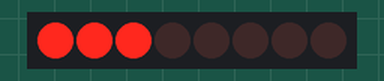
Recording of a sketch running on a simulated ATtiny85, built with avr-gcc and run on an emulated ATtiny85. Shown: 8 shift-register outputs drawn as a row of LEDs (first output left, lit = HIGH). Wiring (inferred from the names in the program): shift register (74HC595): data PB2; shift clock PB1; latch PB0. Wiring (inferred from the signals the program sends): row of LEDs: on Q0, Q1, Q2, Q3, Q4, Q5, Q6, Q7.

Above: at 0.51 s.
At 9.91 s:
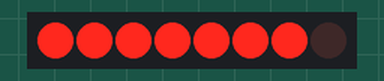
At 19.81 s:
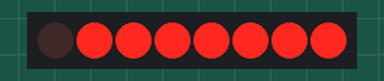
At 26.31 s:
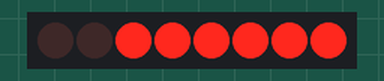
At 30.35 s:
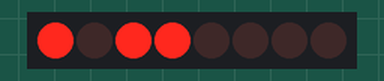
At 38.88 s:
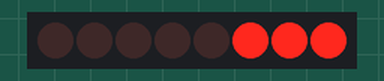
Timing chart, 0 to 40.0 s (numbered marks = the images above):
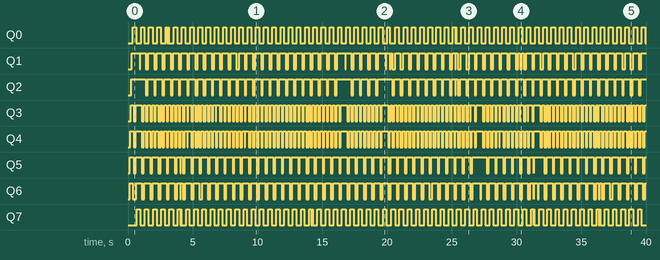

The sketch:

KnightRider.ino
```cpp
/**
 * Nostalgia-driven Knight Rider K.I.T.T. 8-LED scanner bar.
 * Original by Petr Stehlik (petr@pstehlik.cz) in December 2015.
 *
 * Cleaned up, simplified and commented by Thanassis Tsiodras in 2019.
 */

#include <TimerOne.h>

#define   PWM_PINS    8

#define   DATA_PIN    2
#define   CLOCK_PIN   1
#define   LATCH_PIN   0

// The 'inputs' of the SW PWM - i.e. what our logic (in moveKITT, below)
// sets our LEDs to.
bool leds[PWM_PINS];

// The intermediate outputs - what out logic (in fadeEffect, below)
// computes - from the requested 'input' LED values ('leds') - as the time
// goes on (fading them...)
//
// Eventually, the value for each LED gets to 0 - and the LED switches off.
byte pwm_regs[PWM_PINS];

void setup()
{
    pinMode(DATA_PIN, OUTPUT);
    pinMode(CLOCK_PIN, OUTPUT);
    pinMode(LATCH_PIN, OUTPUT);

    // Switch off all LEDs.
    digitalWrite(LATCH_PIN, HIGH);
    shiftOut(DATA_PIN, CLOCK_PIN, MSBFIRST, 0);

    // We use 64 for TimerOne param - so 1MHz / 64 = 15625Hz ISR frequency.
    // We then split these 15625 activations into 122 blocks of 128 ticks each,
    // and use them to perform 8bit PWM at 122 Hz refresh rate.
    //
    //      ,----- switch LED off here
    //      ,          ,----- switch LED on here
    //      |          |       ...etc
    //      V          V
    //   ,__           ,__           ,__           ,__
    //   |  |          |  |          |  |          |  |
    //   |  |          |  |          |  |          |  |
    //  _'  `----------'  `----------'  `----------'  `-----
    //                 <--- block -->
    //   <--- block --->   (of 256 ticks)
    //
    // Simply put, 122 times per second, we use each of the 128 ticks,
    // to set on or off the LEDs:
    //
    // - if a LED is on for all 128 ticks, it is lit at full intensity
    // - if a LED is off for all 128 ticks, it is completely dark
    // - values in between => brightness control
    //
    // But that's not the whole story - read the comments in softPWM
    // to see why this wasn't good enough for the ATtiny85.
    Timer1.initialize(64);
    Timer1.attachInterrupt(myIrq);
}

void loop()
{
    // Do whatever you want - all of this runs in the background!
    delay(1000);
}

void myIrq(void)
{
    // This function fires at 15625Hz.
    static byte counter = 0;
    counter++;
    if ((counter & 31) == 0) {
        // So this fires at 488Hz. Trim this to whatever you want
        // to control the speed of your KITT :-)
        moveKITT();
    }
    if ((counter & 127) == 0) {
        // 15625 / 128 = 122 times per second, fade up/down the LEDs
        fadeEffect();
    }
    // This is the main PWM logic - runs at the full speed of 15625Hz.
    softPWM();
}

void moveKITT(void)
{
    static byte shadow;
    static bool dirRight;
    static byte kittIndex;

    if (!shadow)
        shadow = 8; // This controls how fast K.I.T.T. will look around :-)
                     // Tweak it to your heart's content - or 'glue' it up
                     // to a potentiometer for run-time fun :-)
    if (--shadow == 0) {
        // Go left/right/left/right/...
        leds[kittIndex] = LOW;
        if (dirRight && ++kittIndex >= PWM_PINS) { kittIndex = PWM_PINS-2; dirRight = false; }
        else if (!dirRight && --kittIndex >= PWM_PINS) { kittIndex = 1; dirRight = true; }
        leds[kittIndex] = HIGH;
        // The updated 'leds' values drive the SW PWM (see fadeEffect below)
    }
}

void softPWM(void)
{
    // This fires at 15625Hz.
    // 122 times per second, we use each of the 128 ticks,
    // to set on or off the LEDs:
    //
    // - if a LED is on for all 256 ticks, it is lit at full intensity
    // - if a LED is off for all 256 ticks, it is completely dark
    // - values in between => brightness control
    static byte counter = 0;
    static unsigned shadows[PWM_PINS];

    counter++;
    for(byte i = 0; i < PWM_PINS; i++) {
        shadows[i] += pwm_regs[i];
    }

    // In the old implementation, at each tick, we decremented
    // the 'shadows' counter of each LED, and when it
    // reached zero, then its state would be switched to off.
    //
    //      ,----- counter reached zero at this point
    //      |
    //      V
    //   ,__           ,__           ,__           ,__
    //   |  |          |  |          |  |          |  |
    //   |  |          |  |          |  |          |  |
    //  _'  `----------'  `----------'  `----------'  `-----
    //                 <-- next block -->
    //   <--- block --->   (of 256 ticks)
    //
    // The problem with this, is that the ATtiny85 has to use
    // a shift register (74HC595) to control 8 leds - and this
    // takes too much time... So much, that you can see the PWM effect,
    // i.e. you can see the LEDs flicker!
    //
    // So instead, I "spread out" the on/off times, by using
    // something like a Bresenham algorithm; I increment 'shadows'
    // by the PWM setting computed in fadeEffect; and the moment the
    // computation exceeds 128, I light the LED up (and subtract 128)
    //
    // The result is that on average, the LED stays on the expected
    // percentage of time; but the on/offs are done all the time,
    // i.e. they are "Spread out".
    //
    // Flicker begone!
    byte state = 0;
    for(byte i = 0; i < PWM_PINS; i++) {
        bool b = false;
        if (shadows[i] > 127) {
            shadows[i] -= 128;
            b = true;
        }
        state = (state << 1) | b;
    }
    // the LEDs must not change while we're sending in bits
    digitalWrite(LATCH_PIN, LOW);
    // shift out the bits:
    shiftOut(DATA_PIN, CLOCK_PIN, MSBFIRST, state);
    //take the latch pin high so the LEDs will light up
    digitalWrite(LATCH_PIN, HIGH);
}

void fadeEffect(void)
{
    for(byte i = 0; i < PWM_PINS; i++) {
        if (leds[i] && pwm_regs[i] < 127) {
            // if the main logic has requested this LED to be on,
            // and the SW PWM hasn't reached 127 yet,
            // quickly light it up (in 4 steps).
            unsigned x = pwm_regs[i] + 32;
            if (x > 127) x = 127;
            pwm_regs[i] = x;
        }
        else if (!leds[i] && pwm_regs[i]) {
            // if the main logic has requested this LED to be off,
            // very slowly fade it out.
            pwm_regs[i] = pwm_regs[i] * 13 / 16;
        }
    }
}
```

Measured:
- by itself, Q0: LOW → HIGH at 0.36 s, → LOW 0.26 s later, → HIGH 0.39 s later, → LOW 0.25 s later, … (130 changes in this stretch)
- by itself, Q2: LOW → HIGH at 0.26 s, → LOW 1.1 s later, → HIGH 0.16 s later, → LOW 0.48 s later, … (121 changes in this stretch)
- by itself, Q3: LOW → HIGH at 0.22 s, → LOW 0.22 s later, → HIGH 0.14 s later, → LOW 0.50 s later, … (241 changes in this stretch)
- by itself, Q4: LOW → HIGH at 0.18 s, → LOW 0.26 s later, → HIGH 0.14 s later, → LOW 0.50 s later, … (241 changes in this stretch)
- by itself, Q5: LOW → HIGH at 0.12 s, → LOW 0.32 s later, → HIGH 0.14 s later, → LOW 0.50 s later, … (127 changes in this stretch)
- by itself, Q6: LOW → HIGH at 0.12 s, → LOW 0.24 s later, → HIGH 0.26 s later, → LOW 0.46 s later, … (133 changes in this stretch)
- by itself, Q7: LOW → HIGH at 0.68 s, → LOW 0.26 s later, → HIGH 0.36 s later, → LOW 0.28 s later, … (132 changes in this stretch)
